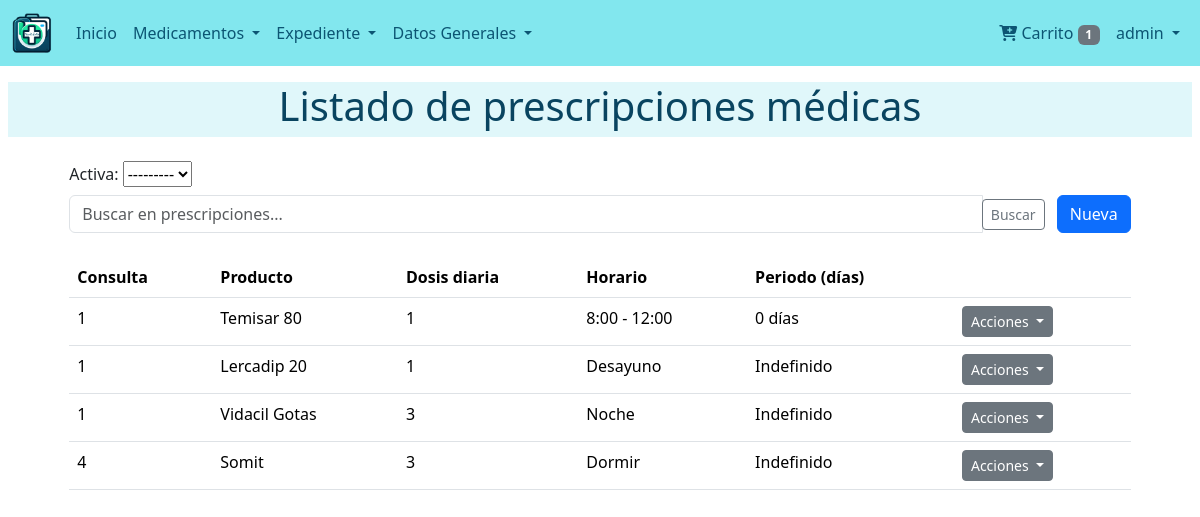
/consultas/prescripcion/ (signed in), run on the app's committed database.
### users/models.py (models this page shows)
class User(AbstractUser):
    def get_full_name(self):
        return '{} {}'.format(self.first_name,self.last_name)

### consultations/models.py (models this page shows, shortened)
class Prescription(models.Model):
    consulta = models.ForeignKey(
    'consultations.Consultation',
    on_delete=models.CASCADE,
    related_name='prescriptions',
    null=False, verbose_name=_("Consulta Relacionada")
    )
    producto = models.ForeignKey(
        Product,
        on_delete=models.CASCADE,
        related_name='prescriptions',
        verbose_name=_("Producto")
    )
    dosis = models.PositiveIntegerField(verbose_name=_("Dosis diaria"))
    frecuencia = models.CharField(max_length=255, verbose_name=_("Frecuencia"))
    periodo = models.PositiveIntegerField(null=True,blank=True, verbose_name=_("Periodo (días)"))
    periodo_indefinido = models.BooleanField(default=False, verbose_name=_("Periodo Indefinido"))
    activa = models.BooleanField(default=True, verbose_name=_("Activa"))
    class Meta:
        verbose_name = _("Prescripción")
        verbose_name_plural = _("Prescripciones")

### products/models.py (models this page shows, shortened)
class Product(models.Model):
    nombre_local = models.CharField("Nombre", max_length=50, unique=True)
    existencia = models.PositiveBigIntegerField("Existencia en Inventario")
    uso_cotidiano=models.BooleanField("Usado actualmente", default=True)
    venta_controlada = models.BooleanField("Venta Controlada", default=False)
    presentacion = models.ForeignKey(Presentation, on_delete=models.SET_NULL, null=True, blank=True)
    cantidad_caja=models.PositiveBigIntegerField("Cantidad por caja", default=1)
    precio = models.PositiveBigIntegerField("Precio", default=0)
    compuesto_principal = models.TextField("Compuesto Principal", max_length=100, blank=True) # Debe ser una lista desplegable
    especialidad = models.ManyToManyField(Specialty, blank=True)
    fabricante = models.CharField("Fabricante", max_length=100, null=True, blank=True)
    pais = models.CharField("País", max_length=50, default='Paraguay', blank=True)
    descripcion = models.TextField("Descripción", blank=True)
    usos = models.TextField("Usos posibles", blank=True)
    posologia = models.TextField("Posología", blank=True)
    embarazo = models.TextField("Embarazo", blank=True)
    lactancia = models.TextField("Lactancia", blank=True)
    contraindicaciones = models.TextField("Contraindicaciones", blank=True)
    precauciones = models.TextField("Precauciones", blank=True)
    reacciones_adversas = models.TextField("Reacciones Adversas", blank=True)
    interacciones = models.TextField("Interacciones", blank=True)
    codigo_barras = models.CharField(max_length=100, unique=True, null=True, blank=True)
    imagen_caja=models.ImageField(upload_to='products/',null=True, blank=True)
    slug=models.SlugField(null=True, blank=True, unique=True)
    creado_el = models.DateTimeField("Creado el", auto_now_add=True)
    class Meta:
        verbose_name = ("Producto")
        verbose_name_plural = ("Productos")

### consultations/views.py (the view, shortened to what this page needs)
# urls.py: path('prescripcion/', views.PrescriptionListView.as_view(), name='prescription_list'),
class PrescriptionListView(ListView):
    model = Prescription
    template_name = 'prescription/list.html'
    context_object_name = 'prescriptions'
    def get_queryset(self):
        queryset = super().get_queryset()
        self.filterset = PrescriptionFilter(self.request.GET, queryset=queryset)
        queryset = self.filterset.qs  # Aplica los filtros primero
        search_query = self.request.GET.get('search')
        return queryset
    def get_context_data(self, **kwargs):
        context = super().get_context_data(**kwargs)
        context['filterset'] = self.filterset
        return context

### dispensers/context_processors.py (called while the page is built)
def cart_processor(request):
    dispenser = get_or_create_dispenser(request)
    return {'cart_item_count': dispenser.products.count() if dispenser else 0}

### dispensers/utils.py (called while the page is built, shortened)
def get_or_create_dispenser(request):
    user = request.user if request.user.is_authenticated else None
    if user:
        dispenser = Dispenser.objects.filter(user=user).first()
        if dispenser:
            request.session['dispenser_id'] = dispenser.dispenser_id
            return dispenser

### consultations/templates/prescription/list.html (shortened to what this page needs)
{% extends 'base.html' %}
{% block content %}
{% include "snippets/title.html" with title='Listado de prescripciones médicas' %}
<div class="container">
    <div class="row justify-content-center">
        <div class="col-md-11">
            {% include "prescription/snippets/filter.html" %}
            <table class="table mt-4">
                <thead>
                    <tr>
                        <th>Consulta</th>
                        <th>Producto</th>
                        <th>Dosis diaria</th>
                        <th>Horario</th>
                        <th>Periodo (días)</th>
                        <th></th>
                    </tr>
                </thead>
                <tbody>
                    {% for prescription in prescriptions %}
                    <tr>
                        <td>{{ prescription.consulta_id }}</td>
                        <td>{{ prescription.producto.nombre_local }}</td>
                        <td>{{ prescription.dosis }}</td>
                        <td>{{ prescription.frecuencia }}</td>
                        <td>
                            {% if prescription.periodo_indefinido %}
                                Indefinido
                            {% else %}
                                {{ prescription.periodo|default_if_none:"0" }} días
                            {% endif %}
                        </td>
                        <td>
                            <div class="dropdown">
                                <button class="btn btn-secondary btn-sm dropdown-toggle" type="button" id="dropdownMenuButton{{ forloop.counter }}" data-bs-toggle="dropdown" aria-expanded="false">
                                    Acciones
                                </button>
                            </div>
                        </td>
                    </tr>
                    {% endfor %}
                </tbody>
            </table>
        </div>
    </div>
</div>
{% endblock %}

### templates/navbar.html (shortened to what this page needs)
{% load static %}
{% url 'index' as index %}
{% url 'dispensers:dispenser' as dispenser %}
<nav class="navbar navbar-expand-lg custom-navbar-bg navbar-light">
    <div class="container-fluid">
        <a class="navbar-brand" href="{% url 'index' %}">
            <img src="{% static 'images/icono.png' %}" alt="MedicFolio Logo" style="height: 40px;">
        </a>
        <div class="collapse navbar-collapse" id="navbarNavAltMarkup">
            <div class="navbar-nav me-auto">
                {% if user.is_authenticated %}
                    <a class="nav-link text-white {% if request.path == index %}active{% endif %}" href="{{ index }}">
                        Inicio
                    </a>
                    <li class="nav-item dropdown">
                        <a class="nav-link dropdown-toggle text-white" href="#" id="navbarDropdownMenuLink" role="button" data-bs-toggle="dropdown" aria-expanded="false">
                            Medicamentos
                        </a>
                    </li>
                    <li class="nav-item dropdown">
                        <a class="nav-link dropdown-toggle text-white" href="#" id="navbarDropdownDatosGenerales" role="button" data-bs-toggle="dropdown" aria-expanded="false">
                            Expediente
                        </a>
                    </li>
                    <li class="nav-item dropdown">
                        <a class="nav-link dropdown-toggle text-white" href="#" id="navbarDropdownDatosGenerales" role="button" data-bs-toggle="dropdown" aria-expanded="false">
                            Datos Generales
                        </a>
                    </li>
                {% endif %}
            </div>
            <div class="navbar-nav ms-auto">
                {% if user.is_authenticated %}
                <li><a class="nav-link text-white" href="{{ dispenser }}">
                    <i class="fas fa-cart-plus"></i> Carrito
                    <span class="badge bg-secondary">{{ cart_item_count }}</span>
                </a></li>
                {% endif %}
                {% if user.is_authenticated %}
                <li class="nav-item dropdown">
                    <a class="nav-link dropdown-toggle text-white" href="#" id="navbarDropdownUserMenu" role="button" data-bs-toggle="dropdown" aria-expanded="false">
                        {{ user.username }}
                    </a>
                </li>
                {% endif %}
            </div>
        </div>
    </div>
</nav>

### static/css/style.css (style rules this page uses)
.custom-navbar-bg { background-color: #82e7ee; }
.navbar-light .navbar-nav .nav-link { color: #0c5573 !important; }

### data on the page
User: username "admin"
Prescription: consulta_id "1", producto.nombre_local "Temisar 80", dosis "1", frecuencia "8:00 - 12:00", periodo "0"
Prescription: consulta_id "1", producto.nombre_local "Lercadip 20", dosis "1", frecuencia "Desayuno", periodo_indefinido "Indefinido"
Prescription: consulta_id "1", producto.nombre_local "Vidacil Gotas", dosis "3", frecuencia "Noche", periodo_indefinido "Indefinido"
Prescription: consulta_id "4", producto.nombre_local "Somit", dosis "3", frecuencia "Dormir", periodo_indefinido "Indefinido"

### other printed values
{{ cart_item_count }} "1"
{{ title }} "Listado de prescripciones médicas"
{{ filterset.form.activa.label_tag }} "Activa:"
